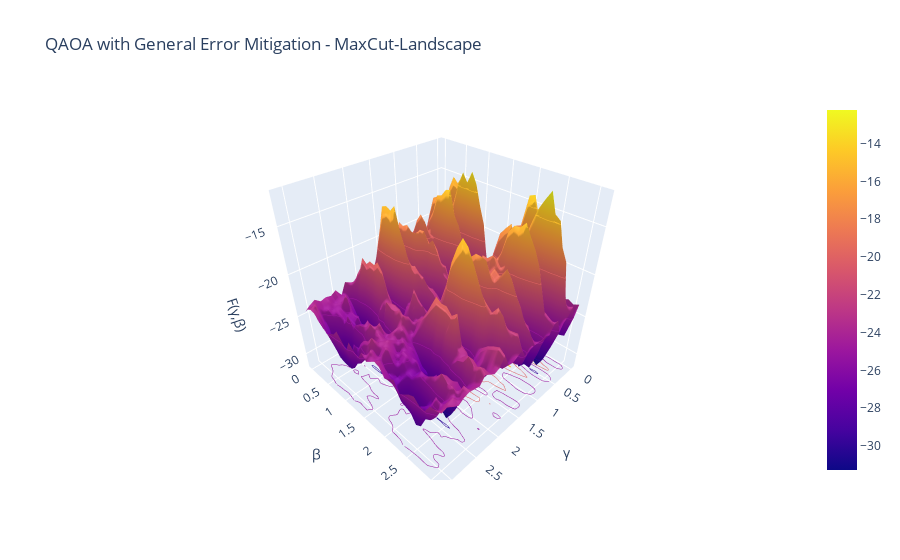

The notebook cell this image was saved under:
### Code cell
# Plot landscape in 3D 
a_gamma = np.arange(0, np.pi, step_size)
b_beta = np.arange(0, np.pi, step_size)
fig = go.Figure(data=go.Surface(z=landscape, x=a_gamma, y=b_beta))

fig.update_traces(contours_z=dict(show=True, usecolormap=True, highlightcolor='limegreen', project_z=True))


fig.update_layout(title="QAOA with General Error Mitigation - MaxCut-Landscape", scene=dict(
    xaxis_title="γ",
    yaxis_title="β",
    zaxis_title="F(γ,β)"
))

### Figure 1 — Plotly figure (JSON) as saved in the notebook; plotly's stock layout.template omitted (floating-point values rounded to 4 significant figures; data arrays with more than 128 entries replaced by an {"elided": "..."} marker saying what was removed)
{"data": [{"contours": {"z": {"highlightcolor": "limegreen", "project": {"z": true}, "show": true, "usecolormap": true}}, "type": "surface", "x": [0, 0.1, 0.2, 0.3, 0.4, 0.5, 0.6, 0.7, 0.8, 0.9, 1, 1.1, 1.2, 1.3, 1.4, 1.5, 1.6, 1.7, 1.8, 1.9, 2, 2.1, 2.2, 2.3, 2.4, 2.5, 2.6, 2.7, 2.8, 2.9, 3, 3.1], "y": [0, 0.1, 0.2, 0.3, 0.4, 0.5, 0.6, 0.7, 0.8, 0.9, 1, 1.1, 1.2, 1.3, 1.4, 1.5, 1.6, 1.7, 1.8, 1.9, 2, 2.1, 2.2, 2.3, 2.4, 2.5, 2.6, 2.7, 2.8, 2.9, 3, 3.1], "z": {"elided": "32x32 float values"}}], "layout": {"scene": {"xaxis": {"title": {"text": "γ"}}, "yaxis": {"title": {"text": "β"}}, "zaxis": {"title": {"text": "F(γ,β)"}}}, "title": {"text": "QAOA with General Error Mitigation - MaxCut-Landscape"}}}
